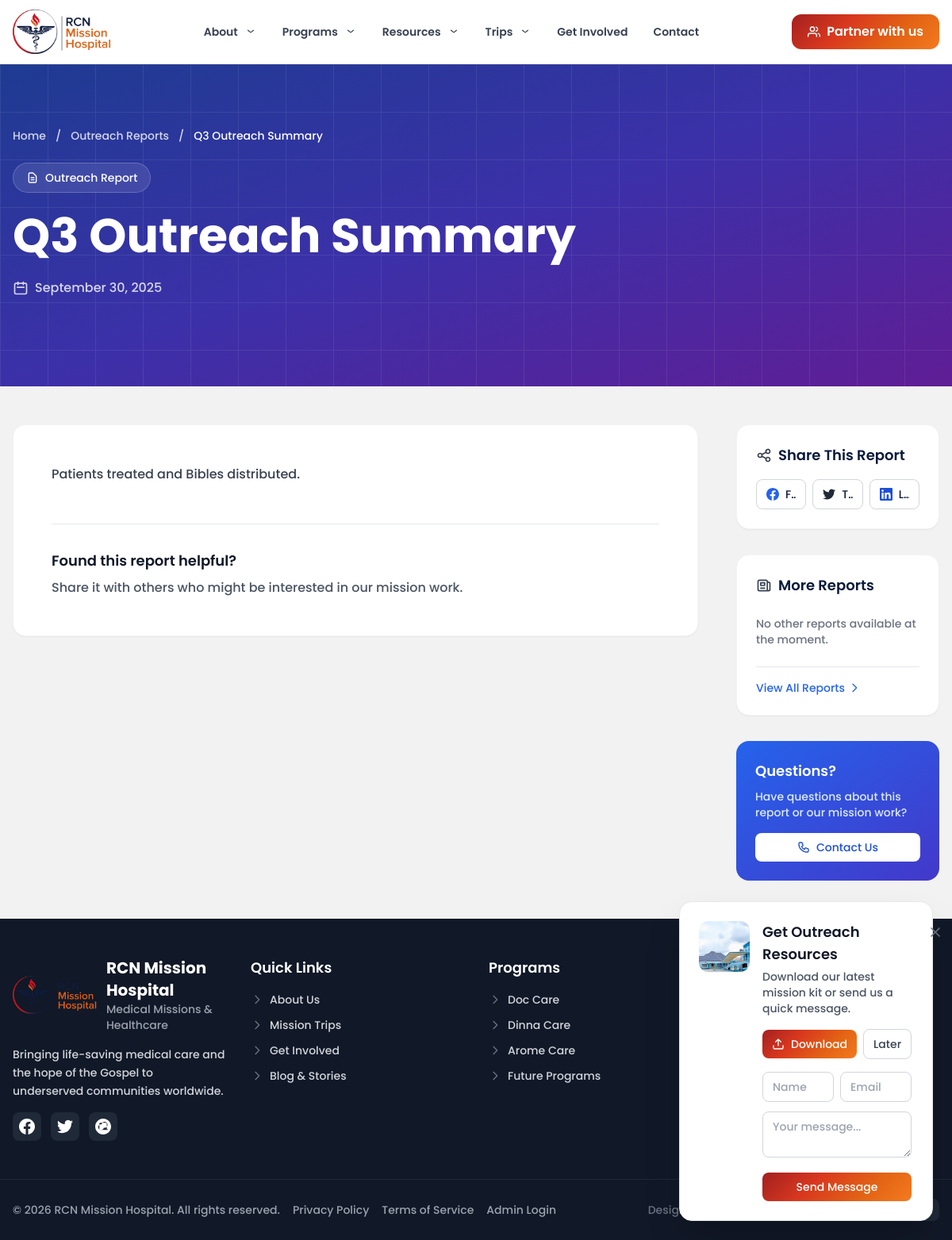
The app's page /outreach-report/view.php?id=1 with its own data.
### tables this page shows
CREATE TABLE IF NOT EXISTS outreach_reports (
  id INT AUTO_INCREMENT PRIMARY KEY,
  title VARCHAR(200) NOT NULL,
  description TEXT NOT NULL,
  file_link VARCHAR(255) DEFAULT NULL,
  image VARCHAR(255) DEFAULT NULL,
  date DATE NOT NULL
);

### config/db.php (called while the page is built, shortened)
<?php
function db(): PDO {
    static $pdo = null;
    if ($pdo === null) {
        $dsn = 'mysql:host=' . DB_HOST . ';dbname=' . DB_NAME . ';charset=utf8mb4';
        $options = [
            PDO::ATTR_ERRMODE => PDO::ERRMODE_EXCEPTION,
            PDO::ATTR_DEFAULT_FETCH_MODE => PDO::FETCH_ASSOC,
            PDO::ATTR_EMULATE_PREPARES => false,
        ];
        $pdo = new PDO($dsn, DB_USER, DB_PASS, $options);
    }
    return $pdo;
}

### config/security.php (called while the page is built, shortened)
<?php
function esc_html(string $str): string {
    return htmlspecialchars($str, ENT_QUOTES, 'UTF-8');
}
function esc_attr(string $str): string {
    return htmlspecialchars($str, ENT_QUOTES, 'UTF-8');
}
function url(string $path): string {
    $base = defined('BASE_PATH') ? BASE_PATH : '/';
    return rtrim($base, '/') . '/' . ltrim($path, '/');
}

### outreach-report/view.php (the view, shortened to what this page needs)
<?php require_once __DIR__ . '/../config/security.php'; ?>
<?php require_once __DIR__ . '/../config/db.php'; ?>
<?php
$id = (int)($_GET['id'] ?? 0);
$report = null;
try {
  $stmt = db()->prepare('SELECT id, title, description, file_link, image, date FROM outreach_reports WHERE id=? LIMIT 1');
  $stmt->execute([$id]);
  $report = $stmt->fetch();
} catch (Throwable $e) {
  $report = null;
}
?>
<?php include __DIR__ . '/../includes/header.php'; ?>
<?php if ($report): ?>
  <section class="relative bg-gradient-to-br from-blue-900 via-indigo-800 to-purple-900 text-white overflow-hidden">
    <div class="absolute inset-0 opacity-20">
      <?php if (!empty($report['image'])): ?>
        <div class="absolute inset-0"
          style="background-image: url('<?php echo url('uploads/' . esc_attr($report['image'])); ?>'); background-size: cover; background-position: center;">
        </div>
      <?php else: ?>
        <div class="absolute inset-0 bg-gradient-to-br from-blue-800 to-purple-700"></div>
      <?php endif; ?>
    </div>
    <div class="absolute top-0 left-0 right-0 bottom-0 opacity-10">
      <svg width="100%" height="100%" xmlns="http://www.w3.org/2000/svg">
        <defs>
          <pattern id="grid" width="60" height="60" patternUnits="userSpaceOnUse">
            <path d="M 60 0 L 0 0 0 60" fill="none" stroke="white" stroke-width="1.5" />
          </pattern>
        </defs>
        <rect width="100%" height="100%" fill="url(#grid)" />
      </svg>
    </div>
    <div class="relative max-w-7xl mx-auto px-4 py-20">
      <nav class="flex text-sm text-white/80 mb-6">
        <a href="<?php echo url(''); ?>" class="hover:text-orange-300 transition-colors">Home</a>
        <span class="mx-3">/</span>
        <a href="<?php echo url('outreach-report'); ?>" class="hover:text-orange-300 transition-colors">Outreach
          Reports</a>
        <span class="mx-3">/</span>
        <span class="text-white truncate max-w-xs"><?php echo esc_html($report['title']); ?></span>
      </nav>
      <div class="max-w-4xl">
        <div
          class="inline-flex items-center px-4 py-2 rounded-full bg-white/10 backdrop-blur-sm border border-white/20 text-sm mb-6">
          <svg class="w-4 h-4 mr-2" fill="none" stroke="currentColor" viewBox="0 0 24 24"
            xmlns="http://www.w3.org/2000/svg">
            <path stroke-linecap="round" stroke-linejoin="round" stroke-width="2"
              d="M9 12h6m-6 4h6m2 5H7a2 2 0 01-2-2V5a2 2 0 012-2h5.586a1 1 0 01.707.293l5.414 5.414a1 1 0 01.293.707V19a2 2 0 01-2 2z">
            </path>
          </svg>
          Outreach Report
        </div>
        <h1 class="text-4xl md:text-5xl lg:text-6xl font-bold mb-6 leading-tight"
          style="font-family: Poppins, sans-serif;">
          <?php echo esc_html($report['title']); ?>
        </h1>
        <div class="flex items-center gap-6 text-white/80 mb-8">
          <div class="flex items-center gap-2">
            <svg class="w-5 h-5" fill="none" stroke="currentColor" viewBox="0 0 24 24"
              xmlns="http://www.w3.org/2000/svg">
              <path stroke-linecap="round" stroke-linejoin="round" stroke-width="2"
                d="M8 7V3m8 4V3m-9 8h10M5 21h14a2 2 0 002-2V7a2 2 0 00-2-2H5a2 2 0 00-2 2v12a2 2 0 002 2z">
              </path>
            </svg>
            <time datetime="<?php echo esc_attr($report['date']); ?>">
              <?php echo date('F j, Y', strtotime($report['date'])); ?>
            </time>
          </div>
        </div>
      </div>
    </div>
  </section>
<?php endif; ?>
<section class="max-w-7xl mx-auto px-4 py-12">
  <?php if (!$report): ?>
    <div class="max-w-2xl mx-auto text-center py-20">
      <div class="bg-white rounded-2xl shadow-sm border border-gray-100 p-12">
        <svg class="h-24 w-24 mx-auto text-gray-300 mb-6" fill="none" stroke="currentColor" viewBox="0 0 24 24"
          xmlns="http://www.w3.org/2000/svg">
          <path stroke-linecap="round" stroke-linejoin="round" stroke-width="1"
            d="M9.172 16.172a4 4 0 015.656 0M9 10h.01M15 10h.01M21 12a9 9 0 11-18 0 9 9 0 0118 0z"></path>
        </svg>
        <h1 class="text-3xl font-bold text-gray-900 mb-4">Report Not Found</h1>
        <p class="text-gray-600 mb-8 text-lg leading-relaxed">
          The outreach report you're looking for doesn't exist or may have been moved.
        </p>
        <div class="flex flex-wrap justify-center gap-4">
          <a href="<?php echo url('outreach-report'); ?>"
            class="inline-flex items-center gap-3 px-6 py-3 rounded-xl text-white font-medium shadow-lg hover:shadow-xl transition-all duration-300"
            style="background: <?php echo RCN_GRADIENT; ?>">
            <svg class="h-5 w-5" fill="none" stroke="currentColor" viewBox="0 0 24 24"
              xmlns="http://www.w3.org/2000/svg">
              <path stroke-linecap="round" stroke-linejoin="round" stroke-width="2"
                d="M19 12H5M12 19l-7-7 7-7"></path>
            </svg>
            Back to Reports
          </a>
          <a href="<?php echo url(''); ?>"
            class="inline-flex items-center gap-2 px-6 py-3 rounded-xl border border-gray-300 text-gray-700 font-medium hover:bg-gray-50 transition-colors">
            Go Home
          </a>
        </div>
      </div>
    </div>
  <?php else: ?>
    <div class="grid lg:grid-cols-4 gap-12">
      <article class="lg:col-span-3">
        <div class="bg-white rounded-2xl shadow-sm border border-gray-100 p-8 md:p-12">
          <div class="prose prose-lg md:prose-xl max-w-none leading-relaxed">
            <?php echo $report['description']; ?>
          </div>
          <div class="mt-12 pt-8 border-t border-gray-200">
            <div class="flex flex-col sm:flex-row items-start sm:items-center justify-between gap-6">
              <div>
                <h3 class="text-lg font-semibold text-gray-900 mb-2">Found this report helpful?</h3>
                <p class="text-gray-600">Share it with others who might be interested in our mission work.
                </p>
              </div>
            </div>
          </div>
        </div>
      </article>
      <aside class="lg:col-span-1 space-y-8">
        <div class="bg-white rounded-2xl shadow-sm border border-gray-100 p-6">
          <h3 class="font-semibold text-lg mb-4 flex items-center gap-2">
            Share This Report
          </h3>
          <?php $shareUrl = url('outreach-report/' . (int)$report['id']); ?>
          <div class="grid grid-cols-3 gap-2">
            <a class="px-3 py-2 border border-gray-300 rounded-lg hover:bg-gray-50 transition-colors flex items-center justify-center gap-2 text-sm"
              target="_blank" rel="noopener"
              href="https://www.facebook.com/sharer/sharer.php?u=<?php echo urlencode($shareUrl); ?>">
              <span class="truncate">Facebook</span>
            </a>
            <a class="px-3 py-2 border border-gray-300 rounded-lg hover:bg-gray-50 transition-colors flex items-center justify-center gap-2 text-sm"
              target="_blank" rel="noopener"
              href="https://twitter.com/intent/tweet?url=<?php echo urlencode($shareUrl); ?>&text=<?php echo urlencode($report['title']); ?>">
              <span class="truncate">Twitter</span>
            </a>
            <a class="px-3 py-2 border border-gray-300 rounded-lg hover:bg-gray-50 transition-colors flex items-center justify-center gap-2 text-sm"
              target="_blank" rel="noopener"
              href="https://www.linkedin.com/sharing/share-offsite/?url=<?php echo urlencode($shareUrl); ?>">
              <span class="truncate">LinkedIn</span>
            </a>
          </div>
        </div>
        <div class="bg-white rounded-2xl shadow-sm border border-gray-100 p-6">
          <h3 class="font-semibold text-lg mb-4 flex items-center gap-2">
            More Reports
          </h3>
          <?php
          try {
            $stmt = db()->prepare('SELECT id, title, date FROM outreach_reports WHERE id <> ? ORDER BY date DESC, id DESC LIMIT 6');
            $stmt->execute([$report['id']]);
            $others = $stmt->fetchAll();
          } catch (Throwable $e) {
            $others = [];
          }
          ?>
          <div class="space-y-4">
            <?php if (empty($others)): ?>
              <p class="text-gray-500 text-sm py-2">No other reports available at the moment.</p>
            <?php endif; ?>
          </div>
          <div class="mt-4 pt-4 border-t border-gray-200">
            <a href="<?php echo url('outreach-report'); ?>"
              class="text-blue-600 hover:text-blue-800 text-sm font-medium flex items-center">
              View All Reports
              <svg class="w-4 h-4 ml-1" fill="none" stroke="currentColor" viewBox="0 0 24 24"
                xmlns="http://www.w3.org/2000/svg">
                <path stroke-linecap="round" stroke-linejoin="round" stroke-width="2" d="M9 5l7 7-7 7">
                </path>
              </svg>
            </a>
          </div>
        </div>
        <div class="bg-gradient-to-br from-blue-600 to-indigo-700 rounded-2xl p-6 text-white">
          <h3 class="font-semibold text-lg mb-2">Questions?</h3>
          <p class="text-blue-100 text-sm mb-4">Have questions about this report or our mission work?</p>
          <a href="<?php echo url('contact'); ?>"
            class="inline-flex items-center px-4 py-2 rounded-lg font-medium bg-white text-blue-700 hover:bg-blue-50 transition-colors w-full justify-center text-sm">
            Contact Us
          </a>
        </div>
      </aside>
    </div>
  <?php endif; ?>
</section>
<?php include __DIR__ . '/../includes/footer.php'; ?>

### assets/css/custom.css (style rules this page uses)
:root { --midnight: #0A1A3B; --mission_orange: #E36414; --deep_red: #A32020; --flame_red: #D9381E; --warm_orange: #F47A1F; --soft_gray: #F2F2F2; }
body { font-family: "Poppins", system-ui, -apple-system, Segoe UI, Roboto, sans-serif; -webkit-text-size-adjust: 100%; font-weight: 500; }
h1, h2, h3, h4, h5, h6 { font-family: Poppins, system-ui, -apple-system, Segoe UI, Roboto, sans-serif; font-weight: 700; }
html { scroll-behavior: smooth; }

### outreach-report/view.php (style rules this page uses)
.prose { color: #374151; line-height: 1.75; }

### records on screen
outreach_reports: title "Q3 Outreach Summary", date "September 30, 2025", description "Patients treated and Bibles distributed."

### other values on screen
APP_NAME "RCN Mission Hospital"
